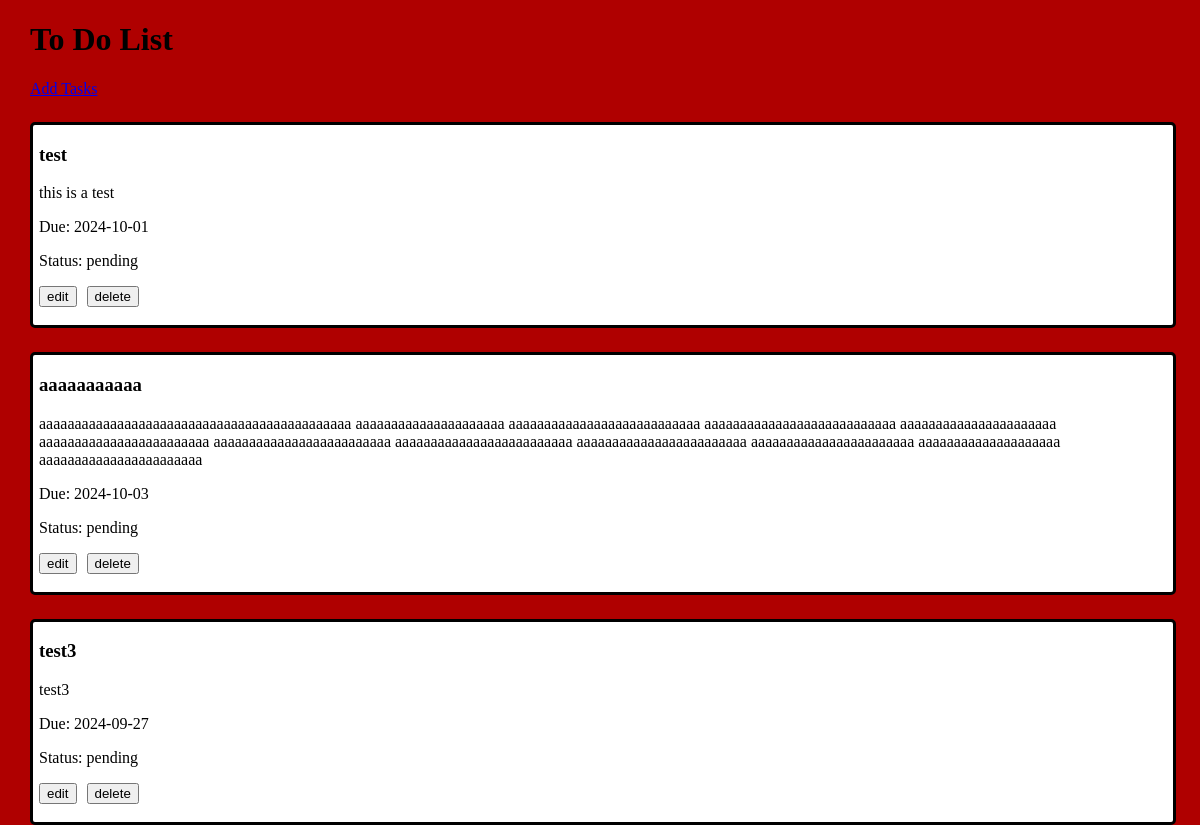
The page / on the database its author committed.
### tables this page shows
CREATE TABLE `tasks` (
  `id` int(11) NOT NULL,
  `title` varchar(50) NOT NULL,
  `descr` varchar(500) NOT NULL,
  `due_date` date NOT NULL,
  `stat` enum('pending','completed') NOT NULL DEFAULT 'pending',
  `created_at` timestamp NOT NULL DEFAULT current_timestamp()
);

### index.php (the view, shortened to what this page needs)
<!DOCTYPE html>
<html>
    <head>
        <link rel="stylesheet" href="index.css">
    </head>
    <body>
        <h1 id="headerText">To Do List</h1>
        <a href="add.php" id="link">Add Tasks</a>
        <?php
            include "db_connect.php";
            $tasks = $pdo->query("SELECT * FROM tasks")->fetchAll();
            foreach($tasks as $row){
                $id = $row["id"];
                $title = $row["title"];
                $description = $row["descr"];
                $dueDate = $row["due_date"];
                $status = $row["stat"];
                echo "
                    <div id='taskContainer'>
                        <h3 id='taskText'>$title</h3>
                        <p id='taskText'>$description</p>
                        <p id='taskText'>Due: $dueDate</p>
                        <p id='taskText'>Status: $status</p>
                        <form action='edit.php' method='post' id='buttons'>
                            <input type='text' name='id' value='$id' style='display: none;'>
                            <input type='submit' value='edit'>
                        </form>
                        <form action='delete.php' method='post' id='buttons'>
                            <input type='text' name='id' value='$id' style='display: none;'>
                            <input type='submit' value='delete'>
                        </form><br><br>
                    </div>
                ";
            }
        ?>
    </body>
</html>

### index.css (style rules this page uses)
body { background-color: rgb(175, 0, 0); margin: 0; padding: 0; }
#headerText { padding-left: 2.5vw; }
#link { padding-left: 2.5vw; }
#taskContainer { width: 95vw; margin-left: 2.5vw; margin-right: 2.5vw; margin-top: 3vh; border-width: 1vw; border: solid; border-color: black; border-radius: 5px; background-color: white; }
#taskText { padding-left: 0.5vw; width: 94vw; }
#buttons { padding-left: 0.5vw; display: inline; }

### rows shown on the page
tasks: title "test", descr "this is a test", due_date "2024-10-01", stat "pending"
tasks: title "aaaaaaaaaaa", descr "aaaaaaaaaaaaaaaaaaaaaaaaaaaaaaaaaaaaaaaaaaaa aaaaaaaaaaaaaaaaaaaaa aaaaaaaaaaaaaaaaaaaaaaaaaaa aaaaaaaaaaaaaaaaaaaaaaaaaaa aaaaaaaaaaaaaaaaaaaaaa aaaaaaaaaaaaaaaaaaaaaaaa aaaaaaaaaaaaaaaaaaaaaaaaa aaaaaaaaaaaaaaaaaaaaaaaaa aaaaaaaaaaaaaaaaaaaaaaaa aaaaaaaaaaaaaaaaaaaaaaa aaaaaaaaaaaaaaaaaaaa aaaaaaaaaaaaaaaaaaaaaaa", due_date "2024-10-03", stat "pending"
tasks: title "test3", descr "test3", due_date "2024-09-27", stat "pending"
